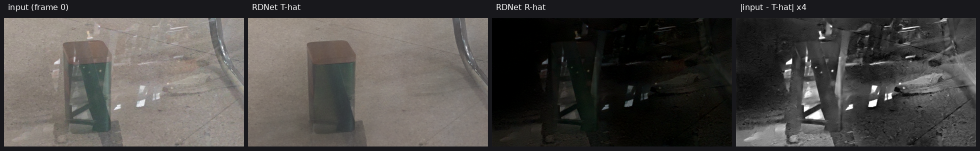
#> input picture RDNet_901_frame0_analyze.png, 1960 x 301 px, given as the content of the folder /DataDisk/zmy_code/TintedGlass_Enhance/data/silhouettes/lib, which was not available (shown at 1/2 size)
$ python verify_synth_calibration.py
#> lines starting #> are read from the running program, lines starting #| are printed output that depends on the picture; after the words box and inside, x2 and y2 are one past the last pixel; in counts of white or black regions, pixels touching at a corner belong together; pictures that were not available may be replaced by others from this repository, and a replacement may not be noted
### scripts/synth_occlusion_v2.py
"""合成遮挡区（Ω）注入：S1 随机平滑闭曲线 + S2 真实行人剪影（变换后作为投影轮廓）。

物理（与实测口径对齐，见 2026.10.26_物理模型_最终版 与 2026.10.28_遮蔽区定义档）：
    c(x)  遮挡覆盖率场（0..1，边界软过渡）
    T'    = (1 - eta*c) * T                <- 照度下降（目标本身更暗，实测 10.9%±7.3%）
    R'    = (1 - c) * R + c * R_occ        <- 亮反射被"暗的、离焦的自身反射"替换
    I     = T' + b * R'
    om    = c > 0.5                        <- 精确掩码（由构造给出，无需标注）

用法：
    python synth_occlusion_v2.py --selftest
    python synth_occlusion_v2.py --demo --demo-out demo.png
"""
import argparse
import glob
import os
import sys

import cv2
import numpy as np

LIB_DEFAULT = os.environ.get(
    "TINTED_SILHOUETTES",
    "/DataDisk/zmy_code/TintedGlass_Enhance/data/silhouettes/lib")

# ---- 实测锚点（2026-10-29 重新标定，见 measure_real_darkness_gap / check_illumination_vs_reflection）----
# 关键修正：真实数据里 Ω 内的"暗"主要不是目标变暗，而是**输入相对目标暗**：
#   1026 池 82 对：T_in/T_out = 0.963，I_in/T_out = 0.803 ⇒ I/T_in ≈ 0.87
#   ⇒ 网络必须在 Ω 内**局部提亮**约 13%，而这一点是任何全局增益都做不到的
I_OVER_T_IN = (0.87, 0.10)             # Ω 内 I/T 的目标分布（截断到 [0.55, 1.05]）
I_OVER_T_OUT = 1.045                   # Ω 外 I/T（反射贡献 +4.5%）
R_OCC_RATIO = (0.015, 0.030)           # Ω 内"遮挡物自身暗反射"占 T 的比例（方案 B）
R_OCC_SIGMA = (10.0, 24.0)             # 离焦半径
EDGE_PX = (0.6, 1.2)                   # 边界软过渡宽度（用户：真实边缘更清晰）
TARGET_DARKEN = 0.0                    # 目标是否也压暗（实测只有 3.7%，默认不加）

# ------------------------------------------------------------------ 形状
# [10 lines left out: function _pad_to, not called in this run]


def _place(rng, m, H, W, bottom_bias=0.7):
    """把形状放到画布上：多数贴下缘/侧缘（拍摄者通常站在取景框边缘），少数任意位置。"""
    h, w = m.shape
    if h > H or w > W:                      # 超界先等比缩进画布
        k = min(H / h, W / w) * 0.95
        m = cv2.resize(m, (max(1, int(w * k)), max(1, int(h * k))), interpolation=cv2.INTER_AREA)
        h, w = m.shape
    canvas = np.zeros((H, W), np.float32)
    if rng.random() < bottom_bias:
        y = H - h - rng.integers(0, max(1, H // 12))
        side = int(rng.integers(0, 3))
        if side == 0:
            x = rng.integers(0, max(1, W // 6))
        elif side == 1:
            x = W - w - rng.integers(0, max(1, W // 6))
        else:
            x = rng.integers(0, max(1, W - w + 1))
    else:
        y = rng.integers(0, max(1, H - h + 1))
        x = rng.integers(0, max(1, W - w + 1))
    y = int(min(max(0, int(y)), H - h))      # 硬夹紧，避免切片越界
    x = int(min(max(0, int(x)), W - w))
    canvas[y:y + h, x:x + w] = m
    return canvas


def _soft_edge(m, rng, edge_px=None):
    """把二值掩码变成带软过渡的覆盖率场 c∈[0,1]（内正外负的有符号距离）。"""
    e = float(rng.uniform(*EDGE_PX)) if edge_px is None else float(edge_px)
    b = (m > 0.5).astype(np.uint8)
    d_in = cv2.distanceTransform(b, cv2.DIST_L2, 5)
    d_out = cv2.distanceTransform(1 - b, cv2.DIST_L2, 5)
    return np.clip(0.5 + (d_in - d_out) / (2.0 * e), 0.0, 1.0).astype(np.float32)


def _elastic(rng, m, amp_frac=0.05, k=3):
    """低频弹性形变：模仿投影面上的非线性拉伸/挤压。"""
    H, W = m.shape
    small = (6, 6)
    dx = rng.normal(0, 1, (small[0], small[1])).astype(np.float32)
    dy = rng.normal(0, 1, (small[0], small[1])).astype(np.float32)
    dx = cv2.resize(dx, (W, H), interpolation=cv2.INTER_CUBIC)
    dy = cv2.resize(dy, (W, H), interpolation=cv2.INTER_CUBIC)
    a = amp_frac * min(H, W)
    xx, yy = np.meshgrid(np.arange(W, dtype=np.float32), np.arange(H, dtype=np.float32))
    return cv2.remap(m, xx + a * dx, yy + a * dy, interpolation=cv2.INTER_LINEAR,
                     borderMode=cv2.BORDER_CONSTANT, borderValue=0)


def _affine_shape(rng, m, widen=(1.20, 1.70), squash=(0.80, 1.05), shear=0.10):
    """把剪影"放宽"成该视角下的投影轮廓。

    用户定案（2026-10-29）：**不做旋转** —— 旋转会破坏语义（人看起来是歪的）；
    改为各向异性放宽（x 拉宽 1.2–1.7×，y 轻微压缩 0.8–1.05×）+ 小幅剪切。
    """
    h, w = m.shape
    sx = float(rng.uniform(*widen))
    sy = float(rng.uniform(*squash))
    sh = float(rng.uniform(-shear, shear))
    l00, l01 = sx, sx * sh
    l10, l11 = 0.0, sy
    cx, cy = (w - 1) / 2.0, (h - 1) / 2.0
    tx = cx - (l00 * cx + l01 * cy)
    ty = cy - (l10 * cx + l11 * cy)
    M = np.array([[l00, l01, tx], [l10, l11, ty]], dtype=np.float64)
    return cv2.warpAffine(m.astype(np.float32), M, (w, h), flags=cv2.INTER_LINEAR,
                          borderMode=cv2.BORDER_CONSTANT, borderValue=0)


# [16 lines left out: function sample_S1, not called in this run]


def _bbox_crop(m):
    ys, xs = np.nonzero(m > 0.5)
    if len(ys) < 20:
        return m
    return m[ys.min():ys.max() + 1, xs.min():xs.max() + 1]


def sample_S2(rng, lib, H, W, area_frac, upper_p=0.5, widen=None):
    """S2：真实行人剪影 → 放宽（不旋转）→ 可选只保留上半身 → 按目标面积缩放并贴边。

    upper_p：以该概率只取"上半身"（顶部 35–80%），此时底边是画框切边（真实拍摄者常被画框切掉）。
    返回 (mask, anchored_bottom)。
    """
    m = lib[int(rng.integers(0, len(lib)))].astype(np.float32)
    if m.max() > 1.5:
        m = (m > 127).astype(np.float32)
    m = _bbox_crop(m)
    m = _affine_shape(rng, m) if widen is None else _affine_shape(rng, m, widen=widen)
    if rng.random() < 0.7:
        m = _elastic(rng, m, amp_frac=float(rng.uniform(0.015, 0.040)))
    m = _bbox_crop(m)

    upper = rng.random() < upper_p
    if upper:
        f = float(rng.uniform(0.35, 0.80))
        h0 = max(8, int(m.shape[0] * f))
        m = m[:h0]
        m = _bbox_crop(m)

    # 按目标面积缩放（先粗调，再按实际面积精调一次）
    for _ in range(2):
        a_now = max(float((m > 0.5).sum()), 1.0)
        k = np.sqrt(area_frac * H * W / a_now)
        m = cv2.resize(m, (max(1, int(m.shape[1] * k)), max(1, int(m.shape[0] * k))),
                       interpolation=cv2.INTER_NEAREST)
    m = (m > 0.5).astype(np.float32)
    return m, upper


def coverage(rng, mode, H, W, area_frac=(0.05, 0.25), lib=None):
    """返回覆盖率场 c(x) ∈[0,1]（同一形状，边界软过渡）。"""
    a = float(rng.uniform(*area_frac)) if np.ndim(area_frac) else float(area_frac)
    if mode == "s1":
        m = sample_S1(rng, H, W, a)
        m = _place(rng, m, H, W)
    elif mode == "s2":
        if not lib:
            raise ValueError("S2 需要剪影库")
        m, upper = sample_S2(rng, lib, H, W, a)
        m = _place(rng, m, H, W, bottom_bias=0.95 if upper else 0.7)
    else:
        raise ValueError(mode)
    return _soft_edge(m, rng)


# ------------------------------------------------------------------ 注入
def apply_occlusion(T, R, c, rng, b=None, i_over_t_in=I_OVER_T_IN,
                    r_occ_ratio=R_OCC_RATIO, target_darken=TARGET_DARKEN):
    """把遮挡注入到 (T, R) 上，返回 I, T_target, R_eff, om。

    标定口径（2026-10-29）：直接对齐**观测量** I/T。
      Ω 外：I/T ≈ 1.045（反射贡献 +4.5%）
      Ω 内：I/T ≈ 0.87 ± 0.10  ——即输入比目标暗约 13%，这是"目标没变、输入变暗"的情形，
            需要网络做**局部提亮**；任何全局增益都无法同时满足内外两侧。
    分解：I/T_in = (1 - eta_in) + ratio_occ，其中 ratio_occ ~ R_OCC_RATIO（方案 B 的暗反射）。
    """
    H, W = T.shape[:2]
    T = T.astype(np.float32)
    R = R.astype(np.float32)
    c3 = c[..., None]
    om = (c > 0.5)

    Tt = (1.0 - target_darken * c3) * T                   # 目标（默认不压暗）
    b = float(np.exp(rng.uniform(np.log(0.4), np.log(1.5)))) if b is None else float(b)

    # 先按"Ω 外 I/T = 1.045"定反射整体强度
    denom = float((R * (1 - c3)).sum())
    if denom > 1e-3:
        beta = (I_OVER_T_OUT - 1.0) * float((Tt * (1 - c3)).sum()) / denom
        beta = float(np.clip(beta, 0.0, 5.0))
    else:
        beta = 0.0

    # Ω 内：目标 I/T 由分布给定，拆成 (1-eta_in) + ratio_occ
    tgt = float(np.clip(rng.normal(*i_over_t_in), 0.55, 1.05)) if np.ndim(i_over_t_in) else float(i_over_t_in)
    ratio = float(rng.uniform(*r_occ_ratio)) if np.ndim(r_occ_ratio) else float(r_occ_ratio)
    eta_in = float(np.clip(1.0 - tgt + ratio, 0.0, 0.6))

    sig = float(rng.uniform(*R_OCC_SIGMA))
    R_occ = cv2.GaussianBlur(R, (0, 0), sig)
    m = float(R_occ[om].mean()) if om.any() else 0.0
    if m > 1e-3 and om.any():
        R_occ = R_occ * (ratio * float(Tt[om].mean()) / m)
    else:
        R_occ = np.zeros_like(R)

    I = (1.0 - eta_in * c3) * Tt + b * beta * (1.0 - c3) * R + c3 * R_occ
    I = np.clip(I, 0, 255)
    return I.astype(np.uint8), Tt.astype(np.uint8), (R * beta), om


def load_lib(lib_dir=None):
    d = lib_dir or LIB_DEFAULT
    ps = sorted(glob.glob(os.path.join(d, "*.png")))
    if not ps:
        raise FileNotFoundError(f"剪影库为空: {d}")
    lib = []
    for p in ps:
        m = cv2.imread(p, 0)
#> m: shape (301, 1960); min 0, max 255, mean 73.1
        if m is None:
            continue
        # 库内 PNG 存的是 0/255，统一归一到 0/1（面积计算依赖这一点）
        lib.append((m > 127).astype(np.float32))
    return lib


# ------------------------------------------------------------------ 自检 / 演示
# [89 lines left out: functions _stats, selftest, demo, not called in this run]


# [12 lines that do not run on import are left out]

### scripts/verify_synth_calibration.py
"""合成器标定核对：把合成样本的统计量与真实数据并排比对。

真实（2026-10-29 实测）：
  1026 池 82 对：T_in/T_out = 0.963，I_in/I_out = 0.803，I/T_in ≈ 0.87，I/T_out = 1.10
  1020 池 200 对：T_in/T_out = 0.935，I_in/I_out = 0.802，I/T_in ≈ 0.955/1.097≈0.87
合成应按 I/T 对齐：Ω 外 ≈1.045，Ω 内 ≈0.87。

用法：python verify_synth_calibration.py
"""
import os
import statistics as st
import sys

import cv2
import numpy as np

sys.path.insert(0, os.path.dirname(os.path.abspath(__file__)))
import synth_occlusion_v2 as S  # noqa: E402

P = os.environ.get("TINTED_ROOT", "/DataDisk/zmy_code/TintedGlass_Enhance")


def main():
    rng = np.random.default_rng(0)
    lib = S.load_lib()
#> lib = 1 item
    H = W = 224
    rows = []
    for _ in range(120):
        base = float(rng.uniform(60, 200))
        T = np.full((H, W, 3), base, np.float32) * float(rng.uniform(0.9, 1.1))
        R = np.clip(rng.normal(base * 0.10, base * 0.05, (H, W, 3)), 0, 255).astype(np.float32)
        c = S.coverage(rng, "s2", H, W, 0.15, lib=lib)
        I, Tt, _, om = S.apply_occlusion(T, R, c, rng, b=1.0)
        gi = I.mean(2).astype(np.float64)
        gt = Tt.mean(2).astype(np.float64)
        valid = gt > 20
        if om.sum() < 300 or (~om).sum() < 300 or not valid.all():
            continue
        r = gi / np.maximum(gt, 1e-6)
        rows.append(dict(
            area=float(om.mean()),
            t_ratio=float(gt[om].mean() / gt[~om].mean()),
            i_ratio=float(gi[om].mean() / gi[~om].mean()),
            rt_in=float(r[om].mean()), rt_out=float(r[~om].mean()),
        ))
#> this loop made 120 passes
#> (denom in apply_occlusion, beta in apply_occlusion) on passes 1 to 12: (2209180.8, 0.427), (1780320.5, 0.433), (2620481.2, 0.416), (1937261.5, 0.446), (1321141.5, 0.416), (2266408.8, 0.478), (1982654.4, 0.42), (1778981.6, 0.419), (2916616.2, 0.451), (1522391, 0.484), (968848.5, 0.444), (2895700.2, 0.476)
#> pass 1, in sample_S2, `m = lib[int(rng.integers(0, len(lib)))].astype(np.float32)`:
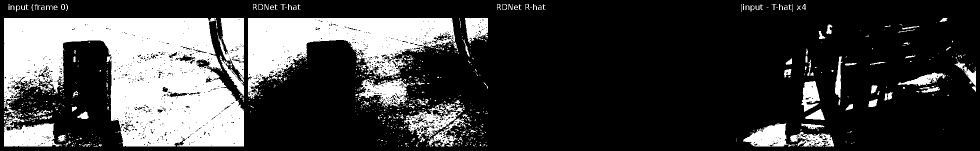
#> m: shape (301, 1960) float32 (shown at 1/2 size); values 0 (black) and 1 (white), 24.3% white; 935 white regions (820 under 20 px), largest, box (x1, y1, x2, y2) and area: (8, 36, 488, 293) 76951, (496, 36, 910, 198) 31826, (436, 36, 488, 193) 4873
#> pass 1, in sample_S2, `m = _bbox_crop(m)`:
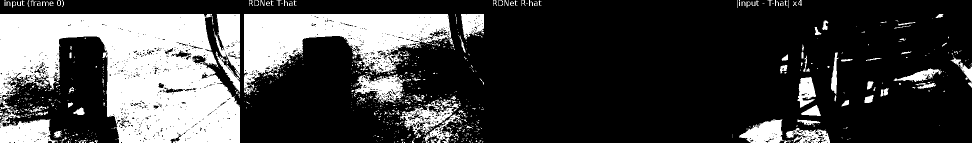
#> m: shape (285, 1944) float32 (shown at 1/2 size); values 0 (black) and 1 (white), 25.9% white; 935 white regions (820 under 20 px), largest, box (x1, y1, x2, y2) and area: (0, 28, 480, 285) 76951, (488, 28, 902, 190) 31826, (428, 28, 480, 185) 4873
#> pass 1, in sample_S2, `m = _affine_shape(rng, m) if widen is None else _affine_shape(rng, m, ..`:
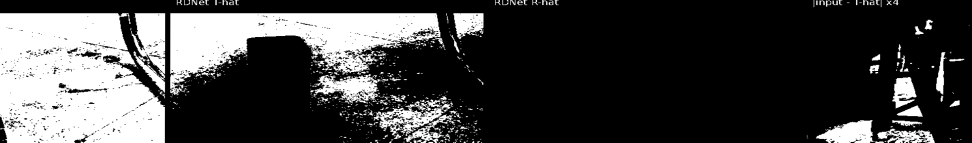
#> m: shape (285, 1944) float32 (shown at 1/2 size); min 0, max 1, mean 0.262
#> pass 1, in sample_S2, `m = _elastic(rng, m, amp_frac=float(rng.uniform(0.015, 0.040)))`:
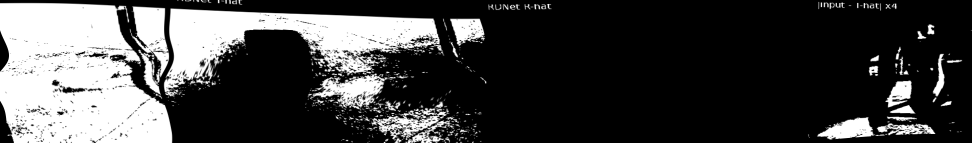
#> m: shape (285, 1944) float32 (shown at 1/2 size); min 0, max 1, mean 0.263
#> after the loop: T: shape (224, 224, 3) float32; every value is 177.5
#> after the loop: gt: shape (224, 224) float64; every value is 177
#> after the loop:
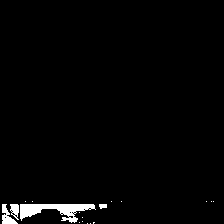
#> om: shape (224, 224) bool; 2% white; 18 white regions (14 under 20 px), largest, box (x1, y1, x2, y2) and area: (20, 204, 96, 223) 708, (2, 204, 18, 224) 154, (10, 204, 19, 220) 94, (99, 204, 107, 209) 33
#| 合成样本 120 个（S2 剪影，目标面积 15%）
    if not rows:
        raise SystemExit("无样本")

    def m(k):
        return st.mean([x[k] for x in rows])

    def sd(k):
        return st.stdev([x[k] for x in rows]) if len(rows) > 1 else float("nan")

    print(f"合成样本 {len(rows)} 个（S2 剪影，目标面积 15%）")
    print(f"  Ω 面积         {m('area')*100:6.1f} %")
    print(f"  T_in/T_out     {m('t_ratio'):6.3f}   （真实 0.963 / 0.935）")
    print(f"  I_in/I_out     {m('i_ratio'):6.3f}   （真实 0.803 / 0.802）")
    print(f"  I/T in         {m('rt_in'):6.3f} ± {sd('rt_in'):.3f}   （真实 ≈0.87）")
    print(f"  I/T out        {m('rt_out'):6.3f} ± {sd('rt_out'):.3f}   （真实 ≈1.10）")
    print()
    ok = (abs(m("i_ratio") - 0.80) < 0.06) and (abs(m("rt_out") - 1.045) < 0.08)
    print("  标定结论：", "通过（与真实分布对齐）" if ok else "偏离，需要再调")
#|   标定结论： 通过（与真实分布对齐）


if __name__ == "__main__":
    main()

$ run again, on RDNet_901_frame0_vs_600.png
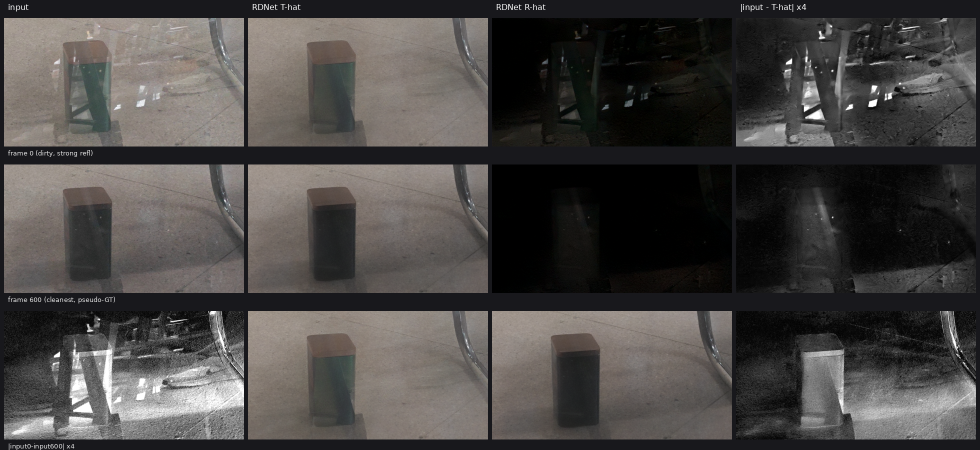
#> input picture RDNet_901_frame0_vs_600.png, 1960 x 899 px, given as the content of the folder /DataDisk/zmy_code/TintedGlass_Enhance/data/silhouettes/lib, which was not available (shown at 1/2 size)
#> lib = 1 item
#> the loop in main, `for _ in range(120):` made 120 passes
#> (denom in apply_occlusion, beta in apply_occlusion) on passes 1 to 8: (2149679.2, 0.428), (1744435.4, 0.434), (2567238.8, 0.416), (1863248.8, 0.446), (1266296.5, 0.416), (2213103.5, 0.478), (1906937.5, 0.42), (1700445.8, 0.419)
#> pass 1, in sample_S2, `m = _elastic(rng, m, amp_frac=float(rng.uniform(0.015, 0.040)))`:
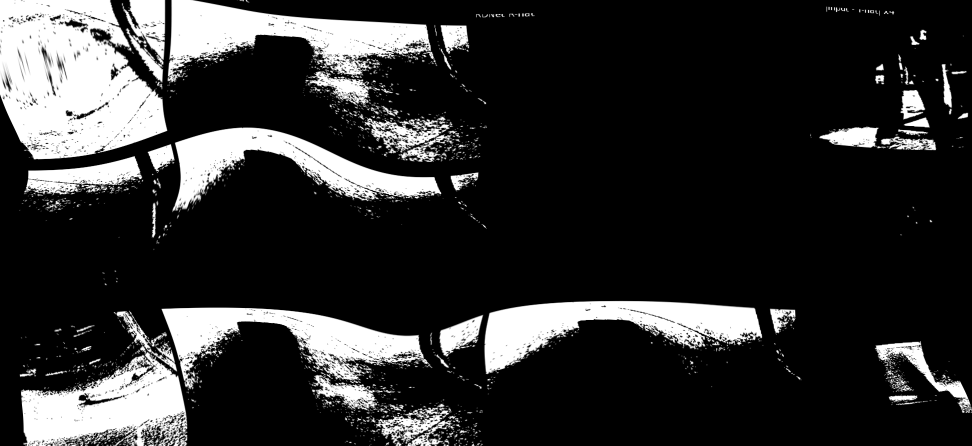
#> m: shape (891, 1944) float32 (shown at 1/2 size); min 0, max 1, mean 0.189
#> after the loop in main, `for _ in range(120):`:
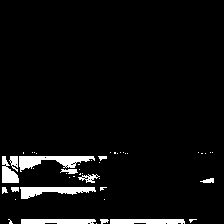
#> om: shape (224, 224) bool; 5.1% white; 46 white regions (33 under 20 px), largest, box (x1, y1, x2, y2) and area: (19, 156, 95, 172) 594, (20, 187, 96, 199) 510, (110, 219, 185, 224) 356
#| 合成样本 120 个（S2 剪影，目标面积 15%）
#|   标定结论： 通过（与真实分布对齐）
